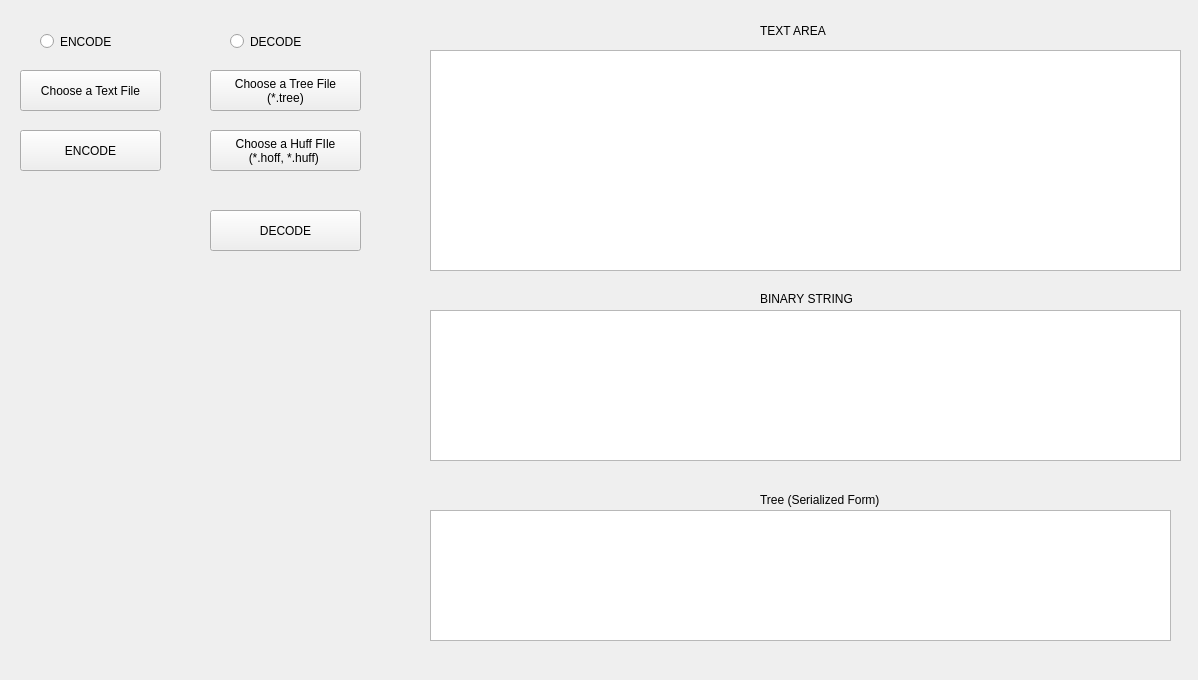
<?xml version="1.0" encoding="UTF-8"?>
<ui version="4.0">
 <class>MainWindow</class>
 <widget class="QMainWindow" name="MainWindow">
  <property name="geometry">
   <rect>
    <x>0</x>
    <y>0</y>
    <width>1198</width>
    <height>680</height>
   </rect>
  </property>
  <property name="windowTitle">
   <string>MainWindow</string>
  </property>
  <widget class="QWidget" name="centralWidget">
   <widget class="QRadioButton" name="encode">
    <property name="geometry">
     <rect>
      <x>40</x>
      <y>30</y>
      <width>112</width>
      <height>23</height>
     </rect>
    </property>
    <property name="text">
     <string>ENCODE</string>
    </property>
   </widget>
   <widget class="QRadioButton" name="decode">
    <property name="geometry">
     <rect>
      <x>230</x>
      <y>30</y>
      <width>112</width>
      <height>23</height>
     </rect>
    </property>
    <property name="text">
     <string>DECODE</string>
    </property>
   </widget>
   <widget class="QPushButton" name="pushButton">
    <property name="geometry">
     <rect>
      <x>20</x>
      <y>70</y>
      <width>141</width>
      <height>41</height>
     </rect>
    </property>
    <property name="text">
     <string>Choose a Text File</string>
    </property>
   </widget>
   <widget class="QPushButton" name="pushButton_2">
    <property name="geometry">
     <rect>
      <x>210</x>
      <y>70</y>
      <width>151</width>
      <height>41</height>
     </rect>
    </property>
    <property name="text">
     <string>Choose a Tree File
(*.tree)</string>
    </property>
   </widget>
   <widget class="QPushButton" name="pushButton_3">
    <property name="geometry">
     <rect>
      <x>20</x>
      <y>130</y>
      <width>141</width>
      <height>41</height>
     </rect>
    </property>
    <property name="text">
     <string>ENCODE</string>
    </property>
   </widget>
   <widget class="QPushButton" name="pushButton_4">
    <property name="geometry">
     <rect>
      <x>210</x>
      <y>130</y>
      <width>151</width>
      <height>41</height>
     </rect>
    </property>
    <property name="text">
     <string>Choose a Huff FIle
(*.hoff, *.huff) </string>
    </property>
   </widget>
   <widget class="QPushButton" name="pushButton_5">
    <property name="geometry">
     <rect>
      <x>210</x>
      <y>210</y>
      <width>151</width>
      <height>41</height>
     </rect>
    </property>
    <property name="text">
     <string>DECODE</string>
    </property>
   </widget>
   <widget class="QTextEdit" name="textEdit">
    <property name="geometry">
     <rect>
      <x>430</x>
      <y>50</y>
      <width>751</width>
      <height>221</height>
     </rect>
    </property>
   </widget>
   <widget class="QTextEdit" name="textEdit_2">
    <property name="geometry">
     <rect>
      <x>430</x>
      <y>310</y>
      <width>751</width>
      <height>151</height>
     </rect>
    </property>
   </widget>
   <widget class="QTextEdit" name="textEdit_3">
    <property name="geometry">
     <rect>
      <x>430</x>
      <y>510</y>
      <width>741</width>
      <height>131</height>
     </rect>
    </property>
   </widget>
   <widget class="QLabel" name="label">
    <property name="geometry">
     <rect>
      <x>760</x>
      <y>20</y>
      <width>91</width>
      <height>21</height>
     </rect>
    </property>
    <property name="text">
     <string>TEXT AREA</string>
    </property>
   </widget>
   <widget class="QLabel" name="label_2">
    <property name="geometry">
     <rect>
      <x>760</x>
      <y>290</y>
      <width>131</width>
      <height>17</height>
     </rect>
    </property>
    <property name="text">
     <string>BINARY STRING</string>
    </property>
   </widget>
   <widget class="QLabel" name="label_3">
    <property name="geometry">
     <rect>
      <x>760</x>
      <y>490</y>
      <width>151</width>
      <height>20</height>
     </rect>
    </property>
    <property name="text">
     <string>Tree (Serialized Form)</string>
    </property>
   </widget>
  </widget>
 </widget>
 <layoutdefault spacing="6" margin="11"/>
 <resources/>
 <connections/>
</ui>
